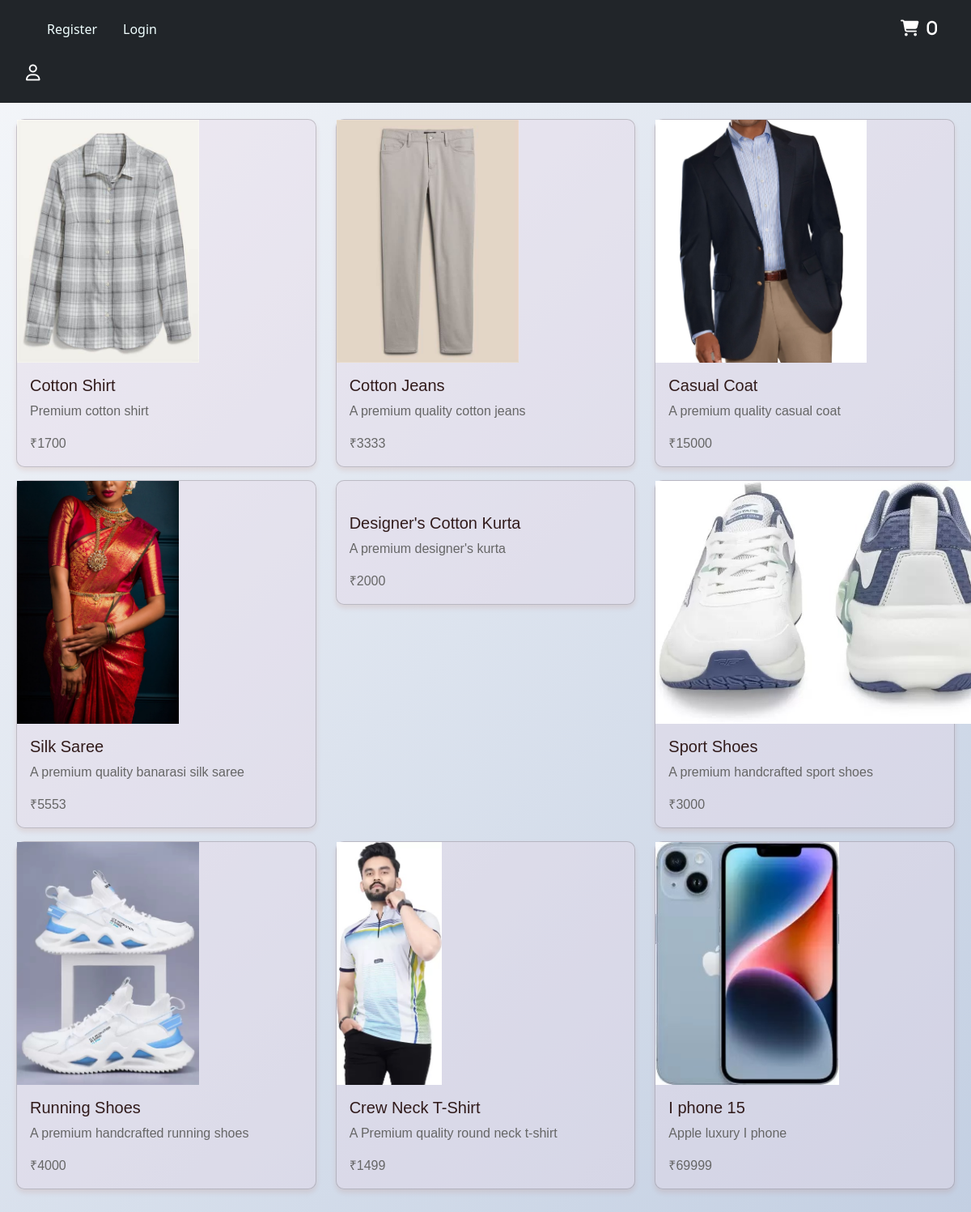
Screenshot of /search with the database file from the repository.
### products/models.py (models this page shows)
class Product(models.Model):
    category=models.ForeignKey(Category,on_delete=models.CASCADE)
    product_name=models.CharField(max_length=100)
    prod_img=models.ImageField(upload_to='userimg/',blank=True,null=True)
    price=models.IntegerField()
    description=models.CharField(max_length=100)
    created_at=models.DateTimeField(auto_now_add=True)
    updated_at=models.DateTimeField(auto_now_add=True)
    likes=models.ManyToManyField(User,related_name='liked',blank=True,null=True)
    carts=models.ManyToManyField(User,related_name='carted',blank=True,null=True)
    def __str__(self):
        return self.product_name

### accounts/views.py (the view)
# urls.py: path('search',views.searchproducts,name='search'),
def searchproducts(request):
    prod = request.POST.get('item')
    searched_item = ''
    if request.POST.get('item'):
        searched_item = request.POST.get('item')
    print(searched_item)
    products = Product.objects.filter(product_name__icontains=searched_item)
    print(products)
    return render(request,"searchproduct.html",{'products':products,"searched_item":searched_item,"prod":prod})

### accounts/context_processors.py (called while the page is built, shortened)
def get_cart_count(request):
    count = 0
    return {'count': count}

### templates/searchproduct.html (shortened to what this page needs)
{% include "base.html" %}
{% block content %}
<div class="row" style="padding: 20px">
    {% for product in products %}
    <div class="col-md-4 mb-3">
      <div class="card">
        <a href="{% url 'details' pk=product.pk %}"
          ><img
            src="{{product.prod_img.url}}"
            class="crd-img-top"
            height="300px"
            alt=""
        /></a>
        <div class="card-body">
          <h5 class="card-title">{{product.product_name}}</h5>
          <p class="card-text">{{product.description}}</p>
          <p class="card-text">₹{{product.price}}</p>
        </div>
      </div>
    </div>
        {% empty %}
            <div class="col">
                <p>No result found for : {{prod}}</p>
            </div>
    {% endfor %}
  </div>
{% endblock %}

### templates/base.html (shortened to what this page needs)
<!DOCTYPE html>
<html lang="en">
  <head>
    <link
      rel="stylesheet"
      href="https://cdnjs.cloudflare.com/ajax/libs/font-awesome/6.4.2/css/all.min.css"
    />
    <link
      href="https://cdn.jsdelivr.net/npm/bootstrap@5.3.3/dist/css/bootstrap.min.css"
      rel="stylesheet"
    />
  </head>
  <body>
    <nav class="navbar navbar-dark bg-dark">
      <div class="container">
        <ul class="nav navbar">
          {% if user.is_authenticated %}
          <li class="nav-item">
            <a class="nav-link" href="{% url 'index' %}"
              ><i class="fa fa-home" aria-hidden="true"></i>
            </a>
          </li>
          <li class="nav-item">
            <a class="nav-link" href="{% url 'wishlist' %}">Wishlisted</a>
          </li>
          <li class="nav-item">
            <a class="nav-link" href="{% url 'logout' %}">Logout</a>
          </li>
          {% else %}
          <li class="nav-item">
            <a class="nav-link" href="{% url 'register' %}">Register</a>
          </li>
          <li class="nav-item">
            <a class="nav-link" href="{% url 'user_login' %}">Login</a>
          </li>
          {% endif %}
        </ul>
        <ul id="aa">
          <li class="nav-item">
            <a class="nav-link" href="{% url 'cards' %}"
              ><i class="fa-solid fa-cart-shopping">&nbsp; {{count}}</i></a
            >
          </li>
        </ul>
      </div>
      <ul class="aa">
        <li class="nav-item">
          <a class="nav-link" href="{% url 'profile' %}"
            ><i class="fa-regular fa-user"></i
          ></a>
        </li>
      </ul>
    </nav>
  </body>
</html>

### templates/base.html (style rules this page uses)
* { margin: 0; padding: 0; box-sizing: border-box; }
body { background: linear-gradient(135deg, #f5f7fa, #c3cfe2); background-repeat: no-repeat; background-size: cover; }
.card { background-color: rgba(232, 216, 232, 0.377); border-radius: 10px; box-shadow: 0 4px 6px rgba(161, 43, 4, 0.1); }
.card-title { font-family: Arial, Helvetica, sans-serif; color: rgb(49, 27, 27); }
.card-text { font-family: Arial, Helvetica, sans-serif; color: #666; }
.crd-img-top { transition: transform 0.3s ease; }
.fa-cart-shopping { color: white; font-size: 20px; }
.fa-user { color: white; font-size: 20px; }
.nav-link { color: azure; }
#aa { display: flex; list-style: none; margin-top: 15px; }
.aa { list-style: none; margin-right: 20px; margin-top: 15px; }

### rows the page displays
Product: prod_img (picture), product_name "Cotton Shirt", description "Premium cotton shirt", price "1700"
Product: prod_img (picture), product_name "Cotton Jeans", description "A premium quality cotton jeans", price "3333"
Product: prod_img (picture), product_name "Casual Coat", description "A premium quality casual coat", price "15000"
Product: prod_img (picture), product_name "Silk Saree", description "A premium quality banarasi silk saree", price "5553"
Product: product_name "Designer's Cotton Kurta", description "A premium designer's kurta", price "2000"
Product: prod_img (picture), product_name "Sport Shoes", description "A premium handcrafted sport shoes", price "3000"
Product: prod_img (picture), product_name "Running Shoes", description "A premium handcrafted running shoes", price "4000"
Product: prod_img (picture), product_name "Crew Neck T-Shirt", description "A Premium quality round neck t-shirt", price "1499"
Product: prod_img (picture), product_name "I phone 15", description "Apple luxury I phone", price "69999"

### other values shown
{{ count }} "0"
